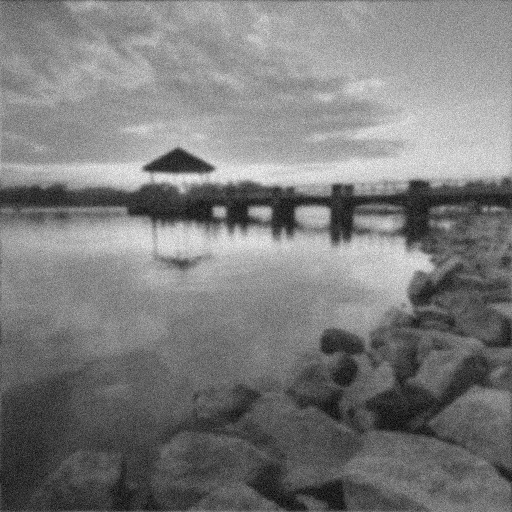
//> input picture blur.jpg, 512 x 512 px
$ ./deblur   (built with g++ and OpenCV 4)
//> lines starting //> are read from the running program, lines starting //| are printed output that depends on the picture
//File: deblur.cpp
//Description: Wiener filtering
//WebSite: http://cool-emerald.blogspot.com
//MIT License (https://opensource.org/licenses/MIT)
//Copyright (c) 2017 Yan Naing Aye

#include <stdio.h>
#include <iostream>
#include <opencv2/opencv.hpp>
using namespace std;
using namespace cv;

//Create an image of complex number type (2 channels to store
// real part and imaginary part) from an input grayscale image
// with an optimal size for DFT
// src : single channel grayscale image input
// dst : two channel complex image output
void i2z(Mat src, Mat& dst)
{
	//get optimal size for dft
	int m = getOptimalDFTSize(src.rows);
	int n = getOptimalDFTSize(src.cols);

	//change the image to optimal size, padding 0 values at bottom and right
	Mat im_padded;
	copyMakeBorder(src, im_padded, 0, m - src.rows, 0, n - src.cols, BORDER_CONSTANT, Scalar::all(0));

	//convert the image to float type, create another one filled with zeros,
	//and make an array of these 2 images
	Mat im_array[] = { Mat_<float>(im_padded), Mat::zeros(im_padded.size(), CV_32F) };

	//combine as a 2 channel image to represent a complex number type image
	Mat im_complex; merge(im_array, 2, im_complex);

	im_complex.copyTo(dst);//copy to destination
}

// convert a 2 channel complex image to a single channel grayscale image
// by getting magnitude, change scale, and normalize
// src : two channel complex image input
// dst : single channel grayscale image output
// LogScale : change to log scale or not
void z2i(Mat src, Mat& dst, bool LogScale = false)
{
	Mat im_tmp[2]; split(src, im_tmp);//split the complex image to 2
	Mat im_f; magnitude(im_tmp[0], im_tmp[1], im_f);//get absolute value
	if (LogScale) {
		im_f += Scalar::all(1);//make minimum 1
		log(im_f, im_f);//log scale
	}
	Mat im;
	normalize(im_f, im, 0, 255, NORM_MINMAX, CV_8U); //normalize
													 //im = Mat_<uchar>(im_f);
	im.copyTo(dst);//copy to destination
}

// rearrange the quadrants of a Fourier image
void fftshift(Mat src) {
	// make number of rows or columns even
	src = src(Rect(0, 0, src.cols & -2, src.rows & -2));
	int cx = src.cols / 2;
	int cy = src.rows / 2;
	Mat q1(src, Rect(cx, 0, cx, cy));// Top-Right
	Mat q2(src, Rect(0, 0, cx, cy));// Top-Left
	Mat q3(src, Rect(0, cy, cx, cy));// Bottom-Left
	Mat q4(src, Rect(cx, cy, cx, cy));// Bottom-Right
	Mat tmp;
	q2.copyTo(tmp);
	q4.copyTo(q2);
	tmp.copyTo(q4);
	q1.copyTo(tmp);
	q3.copyTo(q1);
	tmp.copyTo(q3);
}

//Produce Gaussian filter in frequency domain
// height : height of the filter
// width  : width of the filter
// std    : standard deviation where intensity is 60% (like cutoff frequency )
// highpass: true=highpass, false=lowpass
Mat GaussianFilter(int height, int width, float std, bool highpass = false)
{
	Mat im_filter = Mat::ones(Size(width, height), CV_32F);
	float u, v, t;
	int k = 0;
	for (long i = 0; i < height; i++)
		for (long j = 0; j < width; j++) {
			u = i - height / 2;
			v = j - width / 2;
			t = exp(-(u*u + v*v) / (2.0*std*std));
			if (highpass) t = 1 - t;//if high pass
			im_filter.at<float>(i, j) = t;
		}
	return im_filter;
}

//Produce Butterworth filter in frequency domain
// height : height of the filter
// width  : width of the filter
// cutoffFreq:cutoff frequency where intensity is 50%
// order  : order n
// highpass: true=highpass, false=lowpass
Mat ButterworthFilter(int height, int width, float cutoffFreq, int order, bool highpass = false)
{
	Mat im_filter = Mat::ones(Size(width, height), CV_32F);
	float u, v, t;
	int k = 0;
	for (long i = 0; i < height; i++)
		for (long j = 0; j < width; j++) {
			u = i - height / 2;
			v = j - width / 2;
			t = (u*u + v*v) / (cutoffFreq*cutoffFreq);
			if (highpass) t = 1 / t;//if high pass
			for (long k = 1; k < order; k++) t *= t;//for order n
			t = 1 / (1 + t);
			im_filter.at<float>(i, j) = t;
		}
	return im_filter;
}

int main(int argc, char** argv)
{
	//Get an image
	Mat image = imread("C:/opencv/blur.jpg", IMREAD_GRAYSCALE);
//> image is the input picture: 512 rows x 512 cols, CV_8UC1; min 0, max 254, mean 123.3
	if (!image.data) {
		printf("No image data \n");
		return -1;
	}
	namedWindow("Original Image", WINDOW_AUTOSIZE);
	imshow("Original Image", image);

	Mat im_complex; i2z(image, im_complex);//convert to complex type
//> in i2z, `Mat im_array[] = { Mat_<float>(im_padded), Mat::zeros(im_padded.size()..`: im_array[1]: 512 rows x 512 cols, CV_32FC1; every value is 0
	dft(im_complex, im_complex);//perform discrete fourier transform
	Mat im_co; im_complex.copyTo(im_co);//keep original DFT copy

	//Estimate Signal power spectrum, take low freq part as signal
	//Get a low pass filter (freq domain)
	Mat im_filter = ButterworthFilter(im_complex.rows, im_complex.cols, 100,2,false);
	fftshift(im_filter);//shift quadrants for matching
	//multiply in freq domain (convolve in spatial domain)
	Mat im_array[2]; split(im_complex, im_array);
	im_array[0] = im_array[0].mul(im_filter);
	im_array[1] = im_array[1].mul(im_filter);
	merge(im_array, 2, im_complex);//combine these 2 into a complex image

	dft(im_complex, im_complex, DFT_INVERSE);//perform inverse discrete fourier transform
	Mat im_signal; z2i(im_complex, im_signal);//get grayscale
//> in z2i, `Mat im_tmp[2]; split(src, im_tmp);`:
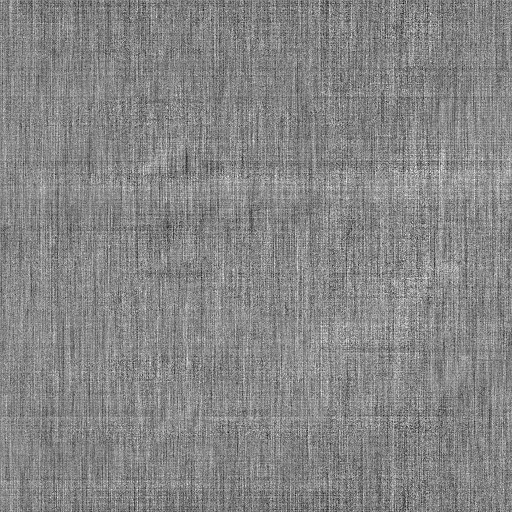
//> im_tmp[1]: 512 rows x 512 cols, CV_32FC1; min -4.85, max 4.37, mean -3.73e-09; drawn with min black and max white

	//Estimate noise
	Mat imsps = Mat_<float>(im_signal);//convert image signal to float
	Mat imor = Mat_<float>(image);//convert original image to float
	Mat imnps = imor - imsps;//get noise
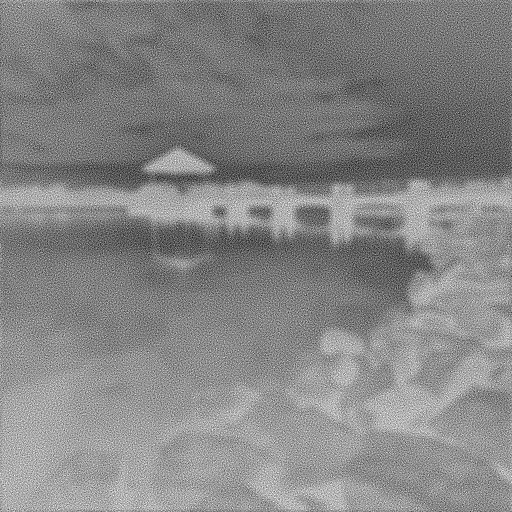
//> imnps: 512 rows x 512 cols, CV_32FC1; min -56, max 48, mean -1.2; drawn with min black and max white

	//Signal to noise ratio
	imsps = imsps.mul(imsps);//get signal power spectrum
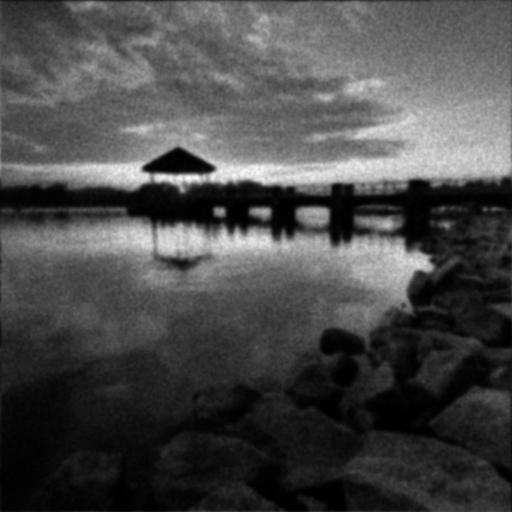
//> imsps: 512 rows x 512 cols, CV_32FC1; min 0, max 65025, mean 18730.8; drawn with min black and max white
	imnps = imnps.mul(imnps);//get noise power spectrum
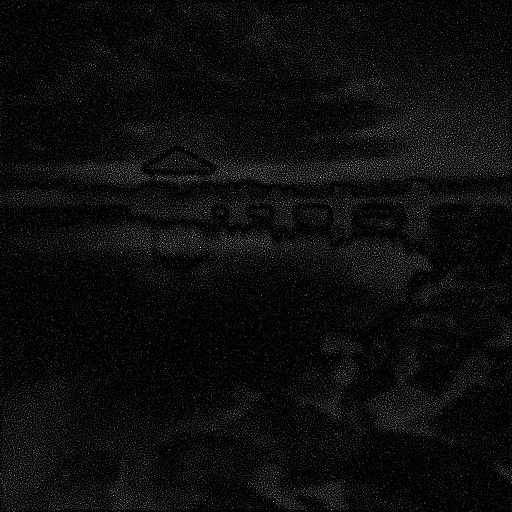
//> imnps: 512 rows x 512 cols, CV_32FC1; min 0, max 3136, mean 172.6; drawn with min black and max white
	float signalpower = sum(imsps)[0];
//> signalpower = 4.91e+09
	float noisepower = sum(imnps)[0];
//> noisepower = 45248528
	float snr = signalpower / noisepower;
//> snr = 108.5
	printf("snr: %f \n", snr);
//| snr: 108.515678

	//Get the known degrading function
	Mat im_df = GaussianFilter(im_complex.rows, im_complex.cols, 50, false);
	fftshift(im_df);//shift quadrants for matching

	//Wiener filtering
	Mat h2 = im_df.mul(im_df);//magnitude square
	Mat dbH = (h2 / (h2 + (1 / snr)))/im_df;
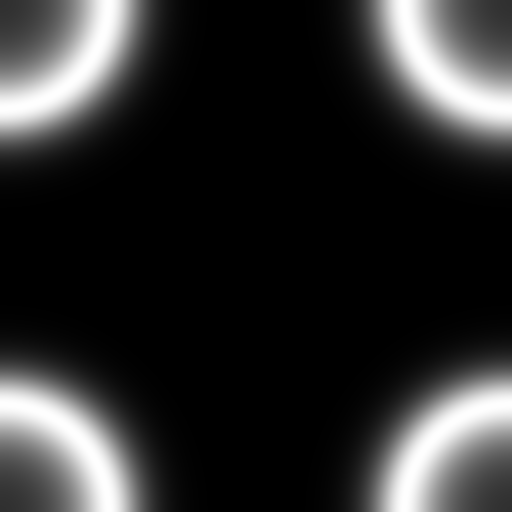
//> dbH: 512 rows x 512 cols, CV_32FC1; min 4.47e-10, max 5.21, mean 0.921; drawn with min black and max white
	//multiply in freq domain (convolve in spatial domain)
	Mat im_coar[2]; split(im_co, im_coar);
	im_coar[0] = im_coar[0].mul(dbH);
	im_coar[1] = im_coar[1].mul(dbH);
	merge(im_coar, 2, im_co);//combine these 2 into a complex image

	//Convert the DFT result into grayscale
	dft(im_co, im_co, DFT_INVERSE); //perform inverse discrete fourier transform
	Mat im_deblur; z2i(im_co, im_deblur);//get grayscale
//> call 2 of z2i, with LogScale = false
//> in z2i (call 2), `Mat im_tmp[2]; split(src, im_tmp);`:
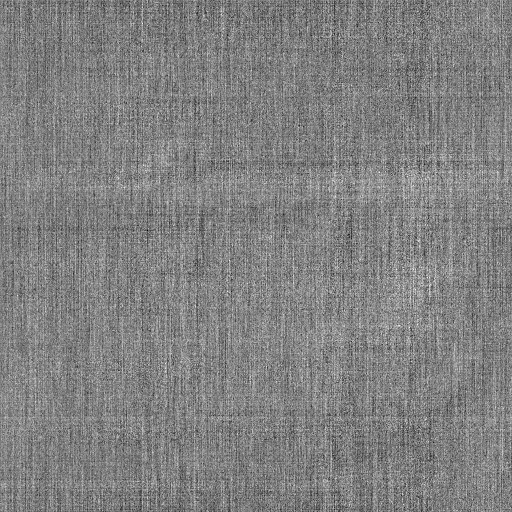
//> im_tmp[1]: 512 rows x 512 cols, CV_32FC1; min -5.5, max 5.36, mean 9.31e-10; drawn with min black and max white
//> in z2i (call 2), `magnitude(im_tmp[0], im_tmp[1], im_f)`:
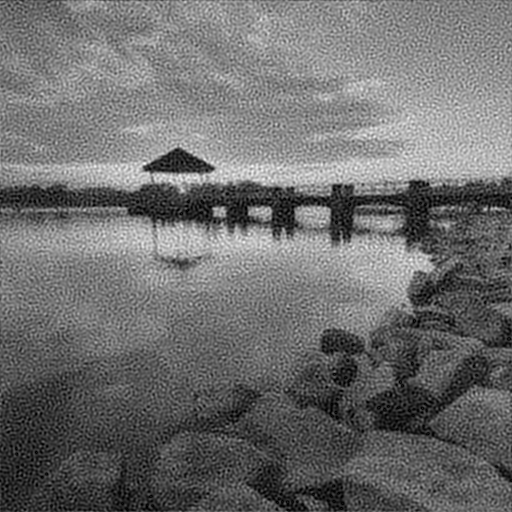
//> im_f: 512 rows x 512 cols, CV_32FC1; min 1089, max 73770136, mean 32043012; drawn with min black and max white
	namedWindow("Deblurred Image", WINDOW_AUTOSIZE);
	imshow("Deblurred Image", im_deblur);

	//save the result
	imwrite("C:/opencv/deblur.jpg", im_deblur);
	waitKey(0);
	return 0;
}
